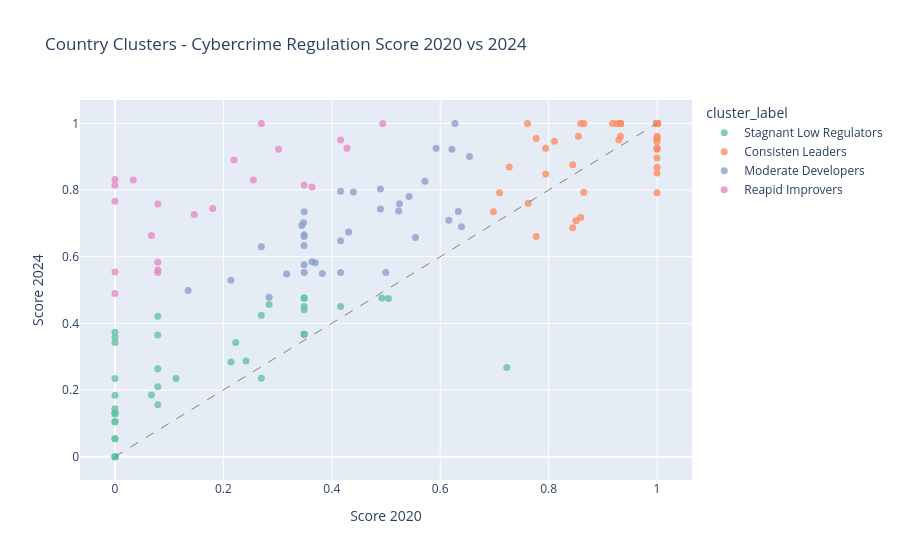

Notebook cell for this chart:
### Code cell
# Visualize CLusters

# Scatter plot of score_2020 vs score_2024 colored by cluster
# Each dot is a country - the diagonal line would represent "no change"
# Dots above the diagonal improved, dots below worsened

fig = px.scatter(
    df, x="score_2020",
    y="score_2024",
    color="cluster_label",
    hover_name="country_name",
    hover_data={"score_change": True, "region": True, "income_level": True},
    title="Country Clusters - Cybercrime Regulation Score 2020 vs 2024",
    labels={"score_2020": "Score 2020", "score_2024": "Score 2024"},
    color_discrete_sequence=px.colors.qualitative.Set2
)

# Adding a diagonal reference line - countries ON this line didn't change at all
fig.add_shape(
    type="line", x0=0, y0=0, x1=1, y1=1,
    line=dict(color="gray", dash="dash", width=1)
)

fig.update_traces(marker=dict(size=7, opacity=0.8))
fig.write_html("clusters.html")
fig.show()

### Figure 1 — Plotly figure (JSON) as saved in the notebook; plotly's stock layout.template omitted (floating-point values rounded to 4 significant figures; data arrays with more than 128 entries replaced by an {"elided": "..."} marker saying what was removed)
{"data": [{"customdata": [[0.1047, "Asia", "Low Income"], [0.01845, "Other", "Not Classified"], [-0.02962, "North America", "High Income"], [0.1013, "Asia", "Lower Middle Income"], [0.03406, "Africa", "Low Income"], [0.1311, "Africa", "Low Income"], [0.2863, "Asia", "Lower Middle Income"], [0.1843, "Africa", "Low Income"], [0.1304, "Other", "Not Classified"], [0.1279, "North America", "Lower Middle Income"], [0, "Africa", "Low Income"], [0.3422, "Oceania", "Upper Middle Income"], [0.07673, "North America", "Upper Middle Income"], [0, "Africa", "Low Income"], [0.1847, "North America", "Low Income"], [0.1327, "Other", "Not Classified"], [0.3583, "Middle East", "Upper Middle Income"], [0, "Asia", "Low Income"], [-0.0163, "Asia", "Lower Middle Income"], [-0.4552, "Africa", "Lower Middle Income"], [0.06973, "Africa", "Low Income"], [0.1259, "Africa", "Low Income"], [0.3421, "Asia", "Upper Middle Income"], [0.09159, "Africa", "Low Income"], [0.05371, "Oceania", "Upper Middle Income"], [0, "Oceania", "Lower Middle Income"], [0.1221, "Africa", "Upper Middle Income"], [0.1176, "Other", "Not Classified"], [0.04512, "Oceania", "Lower Middle Income"], [0.1539, "Other", "Not Classified"], [0.05371, "Oceania", "Lower Middle Income"], [0.3734, "Africa", "Low Income"], [0.12, "Other", "Not Classified"], [0.01845, "Asia", "Low Income"], [0.1434, "Asia", "Lower Middle Income"], [0.128, "Oceania", "Upper Middle Income"], [-0.03471, "Other", "Not Classified"], [0.01845, "Other", "Not Classified"], [0.1047, "Oceania", "Upper Middle Income"], [0.1721, "Middle East", "Lower Middle Income"], [0.2347, "Middle East", "Low Income"]], "hovertemplate": "<b>%{hovertext}</b><br><br>cluster_label=Stagnant Low Regulators<br>Score 2020=%{x}<br>Score 2024=%{y}<br>score_change=%{customdata[0]}<br>region=%{customdata[1]}<br>income_level=%{customdata[2]}<extra></extra>", "hovertext": ["Afghanistan", "Antigua and Barbuda", "Bahamas, The", "Bhutan", "Burkina Faso", "Burundi", "Cambodia", "Central African Republic", "Dominica", "El Salvador", "Eritrea", "Fiji", "Guatemala", "Guinea-Bissau", "Haiti", "Holy See (Vatican City State)", "Iraq", "Korea, Dem. People's Rep.", "Lao PDR", "Lesotho", "Liberia", "Madagascar", "Maldives", "Mali", "Marshall Islands", "Micronesia, Fed. Sts.", "Namibia", "Nauru", "Samoa", "Sao Tome and Principe", "Solomon Islands", "South Sudan", "St. Vincent and the Grenadines", "Tajikistan", "Timor-Leste", "Tonga", "Trinidad and Tobago", "Turkmenistan", "Tuvalu", "West Bank and Gaza", "Yemen, Rep."], "legendgroup": "Stagnant Low Regulators", "marker": {"color": "rgb(102,194,165)", "opacity": 0.8, "size": 7, "symbol": "circle"}, "mode": "markers", "name": "Stagnant Low Regulators", "orientation": "v", "showlegend": true, "type": "scatter", "x": [0.0, 0.349, 0.5045, 0.349, 0.4162, 0.0, 0.07898, 0.0, 0.07898, 0.349, 0.0, 0.07898, 0.07898, 0.0, 0.07898, 0.0, 0.0, 0.0, 0.4923, 0.7228, 0.214, 0.349, 0.0, 0.349, 0.0, 0.0, 0.1126, 0.06725, 0.2417, 0.27, 0.0, 0.0, 0.2227, 0.349, 0.0, 0.0, 0.27, 0.349, 0.0, 0.2843, 0.0], "xaxis": "x", "y": [0.1047, 0.3674, 0.4749, 0.4503, 0.4503, 0.1311, 0.3653, 0.1843, 0.2094, 0.4769, 0.0, 0.4211, 0.1557, 0.0, 0.2637, 0.1327, 0.3583, 0.0, 0.476, 0.2676, 0.2837, 0.4749, 0.3421, 0.4406, 0.05371, 0.0, 0.2347, 0.1849, 0.2869, 0.4239, 0.05371, 0.3734, 0.3427, 0.3674, 0.1434, 0.128, 0.2353, 0.3674, 0.1047, 0.4564, 0.2347], "yaxis": "y"}, {"customdata": {"elided": "95x3 mixed values"}, "hovertemplate": "<b>%{hovertext}</b><br><br>cluster_label=Consisten Leaders<br>Score 2020=%{x}<br>Score 2024=%{y}<br>score_change=%{customdata[0]}<br>region=%{customdata[1]}<br>income_level=%{customdata[2]}<extra></extra>", "hovertext": ["Albania", "Australia", "Austria", "Azerbaijan", "Bahrain", "Belarus", "Belgium", "Benin", "Botswana", "Brazil", "Bulgaria", "Canada", "Chad", "Chile", "China", "Costa Rica", "Cote d'Ivoire", "Croatia", "Cuba", "Cyprus", "Czechia", "Denmark", "Dominican Republic", "Egypt, Arab Rep.", "Estonia", "Finland", "France", "Gambia, The", "Georgia", "Germany", "Ghana", "Greece", "Hungary", "Iceland", "India", "Indonesia", "Iran, Islamic Rep.", "Ireland", "Israel", "Italy", "Japan", "Jordan", "Kazakhstan", "Kenya", "Korea, Rep.", "Kuwait", "Latvia", "Lithuania", "Luxembourg", "Malaysia", "Malta", "Mauritius", "Mexico", "Moldova", "Monaco", "Morocco", "Nepal", "Netherlands", "New Zealand", "Nigeria", "North Macedonia", "Norway", "Oman", "Paraguay", "Peru", "Philippines", "Poland", "Portugal", "Qatar", "Romania", "Russian Federation", "Rwanda", "Saudi Arabia", "Serbia", "Singapore", "Slovak Republic", "Slovenia", "South Africa", "Spain", "Sweden", "Tanzania", "Thailand", "Togo", "Tunisia", "Turkiye", "Uganda", "Ukraine", "United Arab Emirates", "United Kingdom", "United States", "Uruguay", "Uzbekistan", "Viet Nam", "Zambia", "Zimbabwe"], "legendgroup": "Consisten Leaders", "marker": {"color": "rgb(252,141,98)", "opacity": 0.8, "size": 7, "symbol": "circle"}, "mode": "markers", "name": "Consisten Leaders", "orientation": "v", "showlegend": true, "type": "scatter", "x": [0.9328, 1.0, 1.0, 1.0, 1.0, 0.7274, 1.0, 0.7611, 0.777, 1.0, 1.0, 1.0, 0.7623, 0.8592, 1.0, 0.8445, 0.8108, 1.0, 1.0, 1.0, 0.9328, 1.0, 0.7947, 1.0, 1.0, 1.0, 1.0, 0.8445, 0.9328, 1.0, 1.0, 1.0, 1.0, 1.0, 1.0, 1.0, 0.7095, 1.0, 1.0, 1.0, 1.0, 1.0, 1.0, 1.0, 1.0, 0.8505, 1.0, 1.0, 1.0, 1.0, 1.0, 0.9328, 0.7947, 0.9328, 1.0, 1.0, 1.0, 1.0, 0.9296, 1.0, 1.0, 1.0, 1.0, 0.865, 1.0, 1.0, 1.0, 1.0, 1.0, 1.0, 1.0, 1.0, 1.0, 1.0, 1.0, 1.0, 1.0, 0.8592, 1.0, 1.0, 0.865, 0.9178, 0.9253, 1.0, 1.0, 0.777, 1.0, 1.0, 1.0, 1.0, 0.855, 0.9328, 1.0, 1.0, 0.6981], "xaxis": "x", "y": [1.0, 1.0, 0.851, 1.0, 1.0, 0.8689, 1.0, 1.0, 0.9546, 1.0, 1.0, 0.8964, 0.7606, 0.7174, 1.0, 0.8759, 0.9463, 1.0, 1.0, 1.0, 1.0, 1.0, 0.9257, 1.0, 1.0, 1.0, 1.0, 0.6864, 1.0, 1.0, 1.0, 1.0, 1.0, 1.0, 1.0, 1.0, 0.7917, 1.0, 1.0, 1.0, 1.0, 1.0, 1.0, 0.9546, 1.0, 0.7076, 1.0, 0.7917, 1.0, 1.0, 1.0, 1.0, 0.8483, 1.0, 0.8683, 1.0, 0.9257, 1.0, 0.9501, 0.9546, 0.9257, 1.0, 0.9613, 0.793, 1.0, 1.0, 1.0, 1.0, 1.0, 1.0, 1.0, 1.0, 1.0, 1.0, 1.0, 1.0, 1.0, 1.0, 1.0, 1.0, 1.0, 1.0, 1.0, 0.9226, 1.0, 0.6609, 0.9457, 1.0, 1.0, 1.0, 0.9613, 0.9613, 1.0, 1.0, 0.7351], "yaxis": "y"}, {"customdata": [[0.301, "Africa", "Upper Middle Income"], [0.3543, "Africa", "Lower Middle Income"], [0.3542, "South America", "Upper Middle Income"], [0.2141, "Asia", "Upper Middle Income"], [0.234, "Asia", "Lower Middle Income"], [0.1034, "North America", "High Income"], [0.1939, "South America", "Lower Middle Income"], [0.2033, "Europe", "Upper Middle Income"], [0.1021, "Asia", "High Income"], [0.3137, "Africa", "Lower Middle Income"], [0.2431, "South America", "Upper Middle Income"], [0.2531, "Africa", "Low Income"], [0.0935, "Africa", "Lower Middle Income"], [0.3636, "Other", "Not Classified"], [0.05254, "North America", "Upper Middle Income"], [0.2313, "Africa", "Low Income"], [0.3119, "North America", "Upper Middle Income"], [0.05067, "Asia", "Lower Middle Income"], [0.1361, "Other", "Not Classified"], [0.3486, "Africa", "Upper Middle Income"], [0.2543, "Africa", "Low Income"], [0.3799, "Africa", "Lower Middle Income"], [0.2464, "Europe", "Upper Middle Income"], [0.2266, "North America", "Lower Middle Income"], [0.238, "Africa", "Low Income"], [0.3727, "Asia", "Lower Middle Income"], [0.3862, "Other", "Not Classified"], [0.2843, "Other", "Not Classified"], [0.3164, "Africa", "Lower Middle Income"], [0.3333, "Asia", "Upper Middle Income"], [0.1665, "North America", "Upper Middle Income"], [0.2127, "Africa", "Low Income"], [0.2315, "South America", "Upper Middle Income"], [0.2213, "Middle East", "Low Income"], [0.36, "Oceania", "Lower Middle Income"], [0.3154, "Other", "Not Classified"]], "hovertemplate": "<b>%{hovertext}</b><br><br>cluster_label=Moderate Developers<br>Score 2020=%{x}<br>Score 2024=%{y}<br>score_change=%{customdata[0]}<br>region=%{customdata[1]}<br>income_level=%{customdata[2]}<extra></extra>", "hovertext": ["Algeria", "Angola", "Argentina", "Armenia", "Bangladesh", "Barbados", "Bolivia", "Bosnia and Herzegovina", "Brunei Darussalam", "Cameroon", "Colombia", "Congo, Dem. Rep.", "Congo, Rep.", "Equatorial Guinea", "Grenada", "Guinea", "Jamaica", "Kyrgyz Republic", "Lebanon", "Libya", "Malawi", "Mauritania", "Montenegro", "Nicaragua", "Niger", "Pakistan", "Panama", "San Marino", "Senegal", "Sri Lanka", "St. Lucia", "Sudan", "Suriname", "Syrian Arab Republic", "Vanuatu", "Venezuela, RB"], "legendgroup": "Moderate Developers", "marker": {"color": "rgb(141,160,203)", "opacity": 0.8, "size": 7, "symbol": "circle"}, "mode": "markers", "name": "Moderate Developers", "orientation": "v", "showlegend": true, "type": "scatter", "x": [0.6215, 0.3477, 0.4398, 0.5234, 0.5247, 0.5543, 0.2843, 0.349, 0.6335, 0.4897, 0.4312, 0.4897, 0.6161, 0.135, 0.4997, 0.4162, 0.349, 0.6392, 0.4162, 0.3447, 0.5717, 0.4162, 0.6539, 0.349, 0.5426, 0.6273, 0.349, 0.349, 0.349, 0.5924, 0.3826, 0.3695, 0.3166, 0.3634, 0.27, 0.214], "xaxis": "x", "y": [0.9226, 0.702, 0.794, 0.7374, 0.7587, 0.6577, 0.4781, 0.5523, 0.7356, 0.8034, 0.6743, 0.7429, 0.7096, 0.4986, 0.5523, 0.6476, 0.6609, 0.6899, 0.5523, 0.6933, 0.826, 0.7961, 0.9003, 0.5756, 0.7806, 1.0, 0.7351, 0.6333, 0.6654, 0.9257, 0.5491, 0.5821, 0.5481, 0.5847, 0.63, 0.5294], "yaxis": "y"}, {"customdata": [[0.4662, "Other", "Not Classified"], [0.5044, "North America", "Upper Middle Income"], [0.8317, "Africa", "Lower Middle Income"], [0.814, "Africa", "Lower Middle Income"], [0.5537, "Africa", "Lower Middle Income"], [0.4976, "South America", "Upper Middle Income"], [0.7968, "Africa", "Lower Middle Income"], [0.6701, "Africa", "Low Income"], [0.73, "Africa", "Upper Middle Income"], [0.4459, "South America", "Upper Middle Income"], [0.679, "North America", "Lower Middle Income"], [0.7664, "Oceania", "Lower Middle Income"], [0.5339, "Other", "Not Classified"], [0.6206, "Asia", "Upper Middle Income"], [0.5801, "Africa", "Low Income"], [0.4813, "Asia", "Lower Middle Income"], [0.5962, "Oceania", "Lower Middle Income"], [0.5753, "Other", "Not Classified"], [0.564, "Africa", "Low Income"], [0.4899, "Africa", "Low Income"], [0.4733, "Other", "Not Classified"], [0.506, "Europe", "High Income"]], "hovertemplate": "<b>%{hovertext}</b><br><br>cluster_label=Reapid Improvers<br>Score 2020=%{x}<br>Score 2024=%{y}<br>score_change=%{customdata[0]}<br>region=%{customdata[1]}<br>income_level=%{customdata[2]}<extra></extra>", "hovertext": ["Andorra", "Belize", "Cabo Verde", "Comoros", "Djibouti", "Ecuador", "Eswatini", "Ethiopia", "Gabon", "Guyana", "Honduras", "Kiribati", "Liechtenstein", "Mongolia", "Mozambique", "Myanmar", "Papua New Guinea", "Seychelles", "Sierra Leone", "Somalia", "St. Kitts and Nevis", "Switzerland"], "legendgroup": "Reapid Improvers", "marker": {"color": "rgb(231,138,195)", "opacity": 0.8, "size": 7, "symbol": "circle"}, "mode": "markers", "name": "Reapid Improvers", "orientation": "v", "showlegend": true, "type": "scatter", "x": [0.349, 0.07898, 0.0, 0.0, 0.0, 0.4281, 0.03362, 0.2197, 0.27, 0.3635, 0.07898, 0.0, 0.4162, 0.3019, 0.1462, 0.07898, 0.06725, 0.2551, 0.1804, 0.0, 0.07898, 0.494], "xaxis": "x", "y": [0.8151, 0.5834, 0.8317, 0.814, 0.5537, 0.9257, 0.8304, 0.8899, 1.0, 0.8094, 0.758, 0.7664, 0.9501, 0.9226, 0.7263, 0.5603, 0.6634, 0.8304, 0.7444, 0.4899, 0.5523, 1.0], "yaxis": "y"}], "layout": {"legend": {"title": {"text": "cluster_label"}, "tracegroupgap": 0}, "shapes": [{"line": {"color": "gray", "dash": "dash", "width": 1}, "type": "line", "x0": 0, "x1": 1, "y0": 0, "y1": 1}], "title": {"text": "Country Clusters - Cybercrime Regulation Score 2020 vs 2024"}, "xaxis": {"anchor": "y", "domain": [0, 1], "title": {"text": "Score 2020"}}, "yaxis": {"anchor": "x", "domain": [0, 1], "title": {"text": "Score 2024"}}}}
